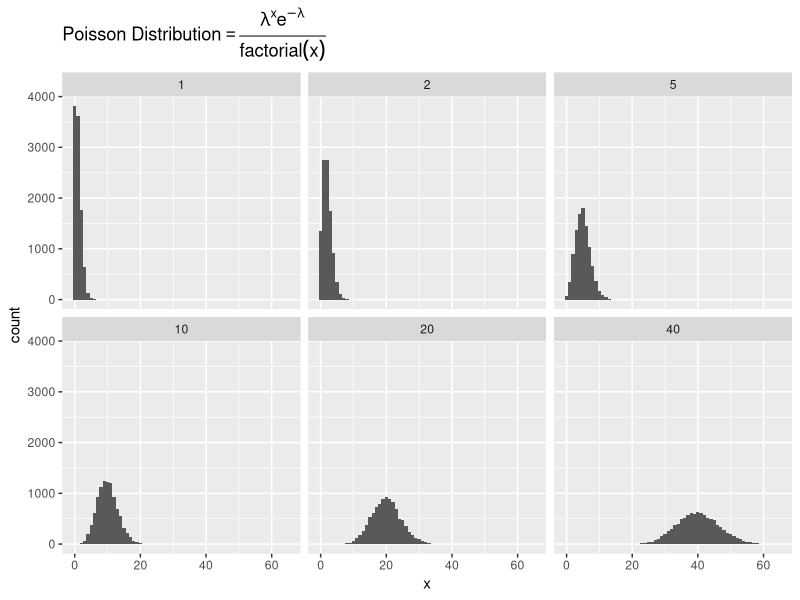
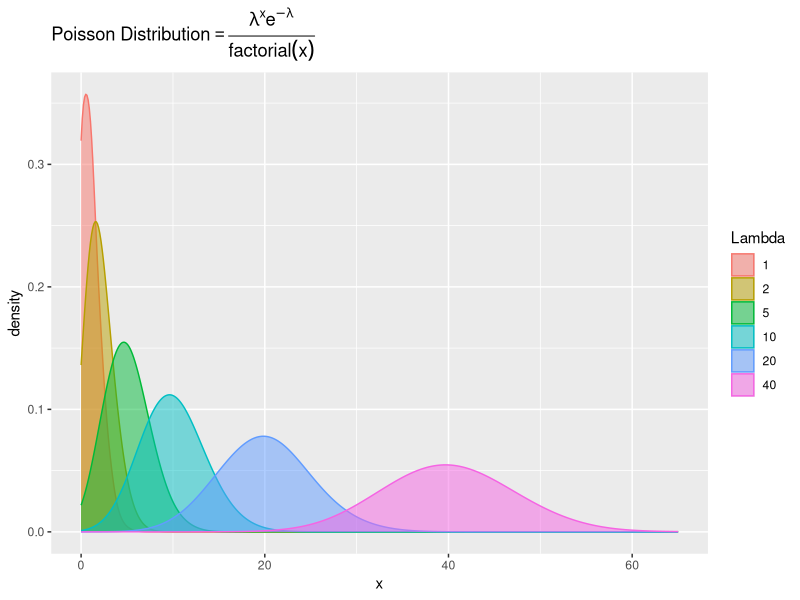

These charts were generated, in order, by the following R code:
## ---- chunk 1
knitr::opts_chunk$set(echo = TRUE)
## ---- chunk 2
#generate poisson dist graphs in R
#In probability theory and statistics, 
#the poisson dist is also for count data, and relies on 
#x and lambda. 
#as lambda grows large, Poisson begins to resemble the normal distribution

# from R For Everyone
library(ggplot2)
library(reshape2)
library(stringr)
# in poisson, lambda is both mean and variance

pois1 <- rpois(n=10000, lambda=1)
pois2 <- rpois(n=10000, lambda=2)
pois5 <- rpois(n=10000, lambda=5)
pois10 <- rpois(n=10000, lambda=10)
pois20 <- rpois(n=10000, lambda=20)
pois40 <- rpois(n=10000, lambda=40)
pois <- data.frame(Lambda.1=pois1, Lambda.2=pois2,
                   Lambda.5=pois5, Lambda.10=pois10,
                   Lambda.20=pois20, Lambda.40=pois40)

pois <- melt(data=pois, variable.name = "Lambda", value.name="x")
pois$Lambda <- as.factor(as.numeric(str_extract(string=pois$Lambda, 
                                                pattern="\\d+")))
## plot
p <- ggplot(pois, aes(x=x)) + geom_histogram(binwidth=1) + 
    facet_wrap(~Lambda) + 
    ggtitle(expression("Poisson Distribution" == frac(paste(lambda^x, e^-lambda), factorial(x))))
p

## nicer plot
p2 <- ggplot(pois, aes(x=x)) + 
    geom_density(aes(group=Lambda, color=Lambda, fill=Lambda), adjust=4, alpha=1/2) +
    scale_color_discrete() + scale_fill_discrete() + 
    ggtitle(expression("Poisson Distribution" == frac(paste(lambda^x, e^-lambda), factorial(x))))
p2

